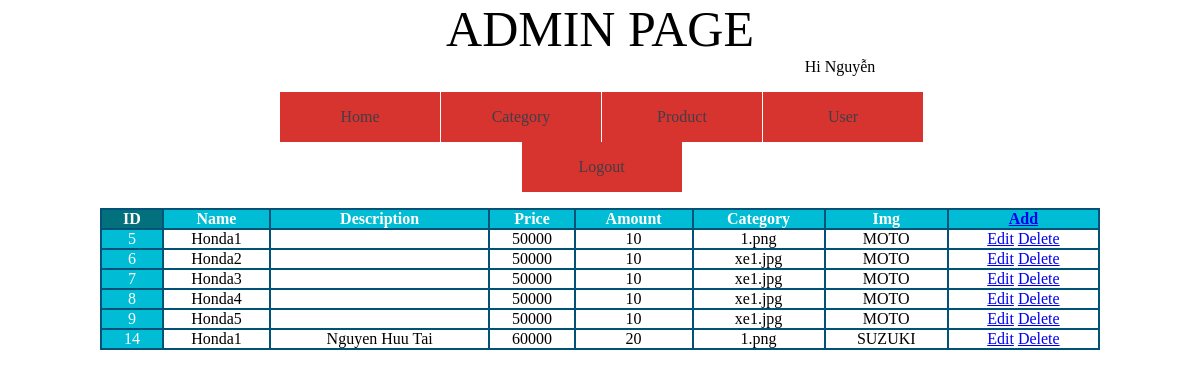
Screenshot of /admin/index.php?p=product (signed in) with the database file from the repository.
### tables this page shows
CREATE TABLE `products` (
  `id` int(11) NOT NULL,
  `name` varchar(255) NOT NULL,
  `idCate` int(11) NOT NULL,
  `amount` int(11) NOT NULL,
  `price` float NOT NULL,
  `img` varchar(255) NOT NULL,
  `description` text NOT NULL
);

CREATE TABLE `categories` (
  `id` int(11) NOT NULL,
  `name` varchar(255) NOT NULL,
  `description` text NOT NULL
);

### libs/Router.php (called while the page is built, shortened)
<?php
class Router
{
    public function createURL($url, $params = [])
    {
        if ($url) {
            $params[self::PARAM_NAME] = $url;
        }
        return $_SERVER['PHP_SELF'] . '?' . http_build_query($params);
    }
}

### libs/DbConnection.php (called while the page is built, shortened)
<?php
class DbConnection
{
    protected static $connectionInstance=null;
    protected $userName="root";
    protected $pass="";
    protected $host="localhost";
    protected $tableName="categories";
    protected $queryParams;
    protected $dataBase="xemay";
    public function connect()
    {
        if(self::$connectionInstance==null)
        {
            try
            {
                self::$connectionInstance=new PDO('mysql:host='.$this->host.';dbname='.$this->dataBase,$this->userName,$this->pass);
                self::$connectionInstance->setAttribute(PDO::ATTR_ERRMODE,PDO::ERRMODE_EXCEPTION);
            }
            catch(Exception $ex)
            {
                echo "ERROR".$ex->getMessage();
                die();
            }
        }
        return self::$connectionInstance;
    }
    public function setModel($tableName)
    {
        $this->tableName=$tableName;
    }
    public function query($sql,$param=[])
    {
        $q=self::$connectionInstance->prepare($sql);
        if(is_array($param) && $param)
        {
            $q->execute($param);
        }
        else
        {
            $q->execute();
        }
        return $q;
    }
    public function buildQueryParams($params)
    {
        $default=
        [
            "select"=>"*",
            "where"=>"",
            "other"=>"",
            "field"=>"",
            "value"=>""
        ];
        $this->queryParams=array_merge($default,$params);
        return $this;
    }
    public function buildCondition($condition)
    {
        if(trim($condition))
        {
            return " where ".$condition." ";
        }
        return " ";
    }
    public function select()
    {
        $sql="select ".$this->queryParams["select"]." from ".$this->tableName.$this->buildCondition($this->queryParams["where"]).$this->queryParams["other"];
        $query=$this->query($sql);
        return $query->fetchAll(PDO::FETCH_ASSOC);
    }
}

### libs/Query.php (called while the page is built, shortened)
<?php
require_once("DbConnection.php");
class Query
{
    protected $model;
    public function __construct()
    {
        $this->model = new DbConnection();
    }
    public function loadAllProduct()
    {
        $this->model->setModel("products");
        return $this->model->buildQueryParams([])->select();
    }
    public function getCate($id)
    {
        $this->model = new DbConnection();
        $this->model->setModel("categories");
        $result = $this->model->buildQueryParams(["where" => "id = $id",])->select();
        return $result;
    }
}

### admin/product/listProduct.php (the view)
<?php
$router = new Router();
$result = $query->loadAllProduct();
?>
<table cellpadding="0" cellspacing="0">
    <tr>
        <th>ID</th>
        <th>Name</th>
        <th>Description</th>
        <th>Price</th>
        <th>Amount</th>
        <th>Category</th>
        <th>Img</th>
        <th>
            <a href="<?= $router->createURL("product", ["f" => "add"]) ?>">Add</a>
        </th>
    </tr>
    <?php
    foreach ($result as $row) {
    ?>
        <tr>
            <td>
                <?= $row["id"] ?>
            </td>
            <td>
                <?= $row["name"] ?>
            </td>
            <td>
                <?= $row["description"] ?>
            </td>
            <td>
                <?= $row["price"] ?>
            </td>
            <td>
                <?= $row["amount"] ?>
            </td>
            <td>
                <?= $row["img"] ?>
            </td>
            <td>
                <?= ($query->getCate($row["idCate"]))[0]["name"] ?>
            </td>
            <td>
                <a href="<?= $router->createURL("product", ["f" => "edit", "id" => $row["id"]]) ?>">Edit</a>
                <a href="<?= $router->createURL("product", ["f" => "delete", "id" => $row["id"]]) ?>">Delete</a>
            </td>
        </tr>
    <?php
    }
    ?>
</table>

### resource/css/styleAdmin.css (style rules this page uses)
body { margin: 0; padding: 0; border-collapse: collapse; text-align: center; }
table { width: 100%; }
table, th, td { border: 1px solid #005277; }
th { position: sticky; top: 0; background: #00bcd4; color: #fff; }
tr th:nth-child(1) { width: 60px; text-align: center; background: #03707d; }
tr td:nth-child(1) { color: #fff; background: #00bcd4; }

### rows the page displays
products: id "5", name "Honda1", price "50000", amount "10", img "1.png", idCate.name "MOTO"
products: id "6", name "Honda2", price "50000", amount "10", img "xe1.jpg", idCate.name "MOTO"
products: id "7", name "Honda3", price "50000", amount "10", img "xe1.jpg", idCate.name "MOTO"
products: id "8", name "Honda4", price "50000", amount "10", img "xe1.jpg", idCate.name "MOTO"
products: id "9", name "Honda5", price "50000", amount "10", img "xe1.jpg", idCate.name "MOTO"
products: id "14", name "Honda1", description "Nguyen Huu Tai", price "60000", amount "20", img "1.png", idCate.name "SUZUKI"

### other values shown
$name "Nguyễn"
